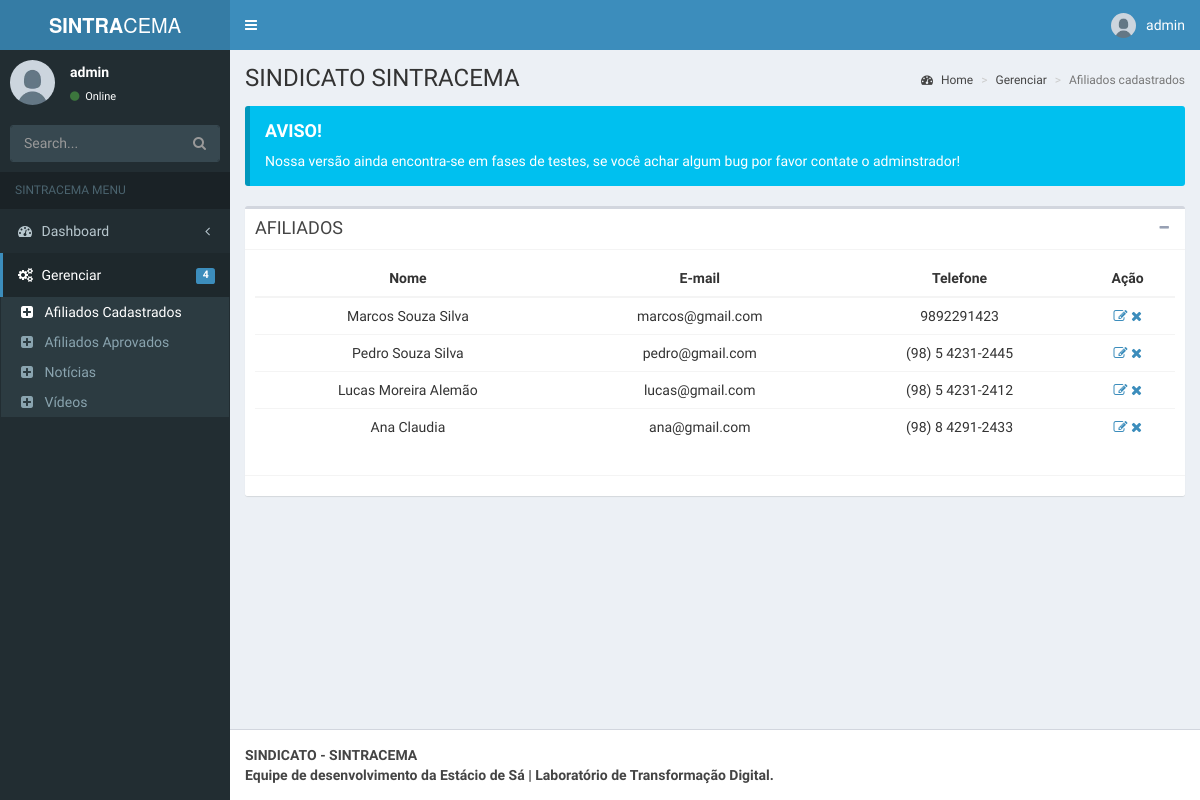
The page /admin/pages/layout/afiliados.php (signed in) on the database its author committed.
### tables this page shows
CREATE TABLE `filiais` (
  `id` int(11) NOT NULL,
  `id_aprovacao` int(11) UNSIGNED NOT NULL,
  `nome` varchar(100) DEFAULT NULL,
  `email` varchar(150) NOT NULL,
  `id_endereco` int(11) UNSIGNED NOT NULL,
  `nacionalidade` varchar(20) DEFAULT NULL,
  `naturalidade` varchar(30) DEFAULT NULL,
  `escolaridade` varchar(20) DEFAULT NULL,
  `cursos` varchar(255) NOT NULL,
  `estado_civil` varchar(20) DEFAULT NULL,
  `nascimento` date NOT NULL,
  `fone` varchar(20) NOT NULL,
  `cpf` varchar(20) NOT NULL,
  `rg` varchar(20) NOT NULL,
  `nome_pai` varchar(100) DEFAULT NULL,
  `nome_mae` varchar(100) DEFAULT NULL,
  `nome_conjuge` varchar(100) DEFAULT NULL,
  `nome_filhos` varchar(100) DEFAULT NULL,
  `assinatura_socio` varchar(100) DEFAULT NULL,
  `numero_matricula` int(100) NOT NULL,
  `registrado` timestamp NOT NULL DEFAULT current_timestamp() ON UPDATE current_timestamp()
);

### admin/pages/layout/afiliados.php (the view, shortened to what this page needs)
<?php
    include('../../../db/conexao.php');
?>
<!DOCTYPE html>
<html>
  <head>
    <link rel="stylesheet" href="../../bootstrap/css/bootstrap.min.css">
    <link rel="stylesheet" href="https://maxcdn.bootstrapcdn.com/font-awesome/4.4.0/css/font-awesome.min.css">
    <link rel="stylesheet" href="https://code.ionicframework.com/ionicons/2.0.1/css/ionicons.min.css">
    <link rel="stylesheet" href="../../dist/css/AdminLTE.min.css">
    <link rel="stylesheet" href="../../dist/css/skins/_all-skins.min.css">
  <body class="hold-transition skin-blue fixed sidebar-mini">
    <div class="wrapper">
      <header class="main-header">
        <a href="../../index.php" class="logo">
          <span class="logo-lg"><b>SINTRA</b>CEMA</span>
        </a>
        <nav class="navbar navbar-static-top" role="navigation">
          <a href="#" class="sidebar-toggle" data-toggle="offcanvas" role="button">
          </a>
          <div class="navbar-custom-menu">
            <ul class="nav navbar-nav">
              <li class="dropdown user user-menu">
                <a href="#" class="dropdown-toggle" data-toggle="dropdown">
                  <img src="../../dist/img/user.jpg" class="user-image" alt="User Image">
                  <span class="hidden-xs"><?php echo $_SESSION['nome']; ?></span>
                </a>
              </li>
            </ul>
          </div>
        </nav>
      </header>
      <aside class="main-sidebar">
        <section class="sidebar">
          <div class="user-panel">
            <div class="pull-left image">
              <img src="../../dist/img/user.jpg" class="img-circle" alt="User Image">
            </div>
            <div class="pull-left info">
              <p><?php echo $_SESSION['nome']; ?></p>
              <a href="#"><i class="fa fa-circle text-success"></i> Online</a>
            </div>
          </div>
          <form action="#" method="get" class="sidebar-form">
            <div class="input-group">
              <input type="text" name="q" class="form-control" placeholder="Search...">
              <span class="input-group-btn">
                <button type="submit" name="search" id="search-btn" class="btn btn-flat"><i class="fa fa-search"></i></button>
              </span>
            </div>
          </form>
          <ul class="sidebar-menu">
            <li class="header">SINTRACEMA MENU</li>
            <li class="treeview">
              <a href="#">
                <i class="fa fa-dashboard"></i> <span>Dashboard</span> <i class="fa fa-angle-left pull-right"></i>
              </a>
            </li>
            <li class="treeview active">
              <a href="#">
                <i class="fa fa-gears"></i>
                <span>Gerenciar</span>
                <span class="label label-primary pull-right">4</span>
              </a>
              <ul class="treeview-menu">
                <li class="active"><a href="afiliados.php"><i class="fa fa-plus-square"></i> Afiliados Cadastrados</a></li>
                <li><a href="afiliadosAprovados.php"><i class="fa fa-plus-square"></i> Afiliados Aprovados</a></li>
                <li><a href="noticias.php"><i class="fa fa-plus-square"></i> Notícias</a></li>
                <li><a href="videos.php"><i class="fa fa-plus-square"></i> Vídeos</a></li>
              </ul>
            </li>
      </aside>
      <div class="content-wrapper">
        <section class="content-header">
          <h1>
            SINDICATO SINTRACEMA
          </h1>
          <ol class="breadcrumb">
            <li><a href="#"><i class="fa fa-dashboard"></i> Home</a></li>
            <li><a href="#">Gerenciar</a></li>
            <li class="active">Afiliados cadastrados</li>
          </ol>
        </section>
        <section class="content">
          <div class="callout callout-info">
            <h4>AVISO!</h4>
            <p>Nossa versão ainda encontra-se em fases de testes, se você achar algum bug por favor contate o adminstrador!</p>
          </div>
          <div class="box">
            <div class="box-header with-border">
              <h3 class="box-title">AFILIADOS</h3>
              <div class="box-tools pull-right">
                <button class="btn btn-box-tool" data-widget="collapse" data-toggle="tooltip" title="Collapse"><i class="fa fa-minus"></i></button>
              </div>
            </div>
            <div class="box-body">
  <div>
    <table class="table table-hover text-center">
      <thead class="table-dark">
        <tr>
          <th scope="col">Nome</th>
          <th scope="col">E-mail</th>
          <th scope="col">Telefone</th>
          <th scope="col">Ação</th>
        </tr>
      </thead>
      <tbody>
        <?php
            $sql = "SELECT * FROM filiais WHERE id_aprovacao = 2";
            $result = mysqli_query($mysqli, $sql);
            while ($row = mysqli_fetch_assoc($result)) {
        ?>
            <tr>
                <td><?php echo $row["nome"] ?></td>
                <td><?php echo $row["email"] ?></td>
                <td><?php echo $row["fone"] ?></td>
                <td>
                <a href="edit.php?id=<?php echo $row["id"] ?>" class="link-dark"><i class="fa fa-edit"></i></a>
                <a href="delete.php?id=<?php echo $row["id"] ?>" class="link-dark"><i class="fa fa-remove"></i></a>
                </td>
            </tr>
        <?php
            }
        ?>
      </tbody>
    </table>
  </div>
            </div>
            <div class="box-footer">
            </div>
          </div>
        </section>
      </div>
      <footer class="main-footer">
        <strong>SINDICATO - SINTRACEMA <br> Equipe de desenvolvimento da Estácio de Sá | Laboratório de Transformação Digital.</strong>
      </footer>
    </div>
  </body>
</html>

### rows shown on the page
filiais: nome "Marcos Souza Silva", email "marcos@gmail.com", fone "9892291423"
filiais: nome "Pedro Souza Silva", email "pedro@gmail.com", fone "(98) 5 4231-2445"
filiais: nome "Lucas Moreira Alemão", email "lucas@gmail.com", fone "(98) 5 4231-2412"
filiais: nome "Ana Claudia", email "ana@gmail.com", fone "(98) 8 4291-2433"

### other values the page prints
$_SESSION['nome'] "admin"
